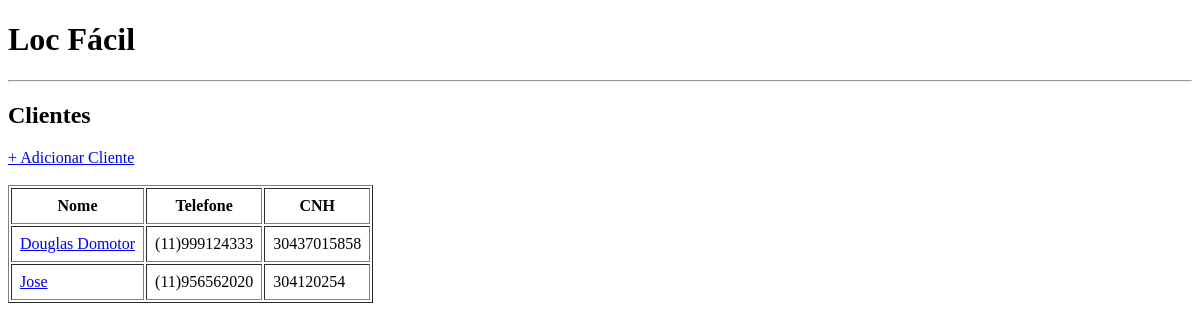
/clients/list/, run on an earlier commit of the app's database.
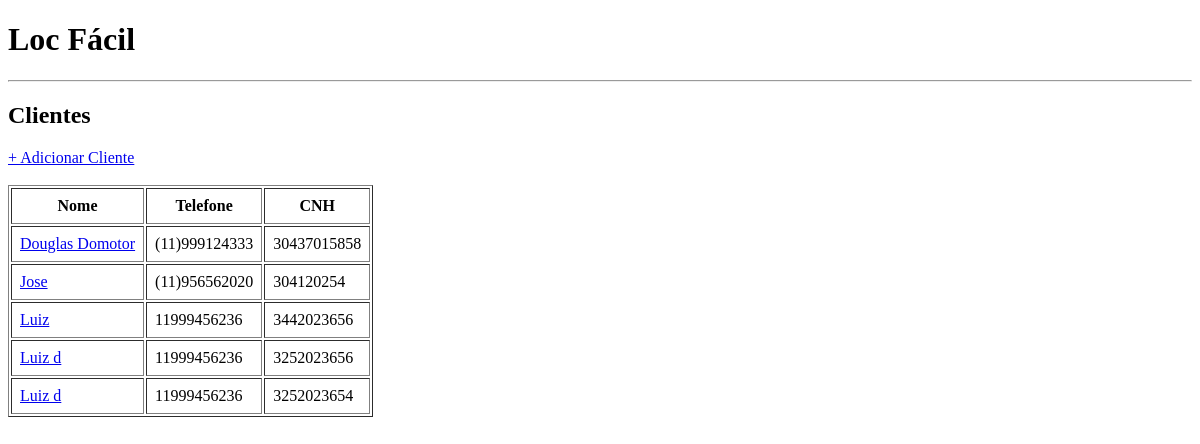
And on a later commit of the database.
### clients/models.py (models this page shows, shortened)
class Client(models.Model):
    name = models.CharField(max_length=100)
    phone = models.CharField(max_length=20)
    cnh = models.CharField(max_length=20, unique=True)

### clients/views.py (the view)
# urls.py: path('list/', client_list, name='client_list'),
def client_list(request):
    clients = Client.objects.all()
    return render(request, 'clients/client_list.html', {'clients': clients})

### clients/templates/clients/client_list.html (shortened to what this page needs)
{% extends "base.html" %}
{% block content %}
<h2>Clientes</h2>
<a href="{% url 'client_create' %}">+ Adicionar Cliente</a>
<br><br>
<table border="1" cellpadding="8">
    <tr>
        <th>Nome</th>
        <th>Telefone</th>
        <th>CNH</th>
    </tr>
    {% for client in clients %}
    <tr>
        <td><a href="{% url 'client_detail' client.id %}">{{ client.name }}</a></td>
        <td></a>{{ client.phone }}</td>
        <td>{{ client.cnh }}</td>
    </tr>
    {% endfor %}
</table>
{% endblock %}

What changed in the data, as far as the page shows it:
added Client: name "Luiz", phone "11999456236", cnh "3442023656"
added Client: name "Luiz d", phone "11999456236", cnh "3252023656"
added Client: name "Luiz d", phone "11999456236", cnh "3252023654"
